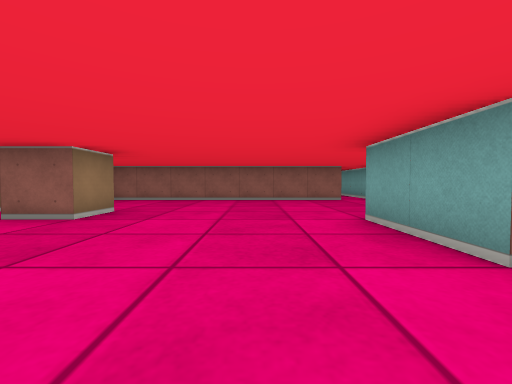
View 1 (above)

12 first-person views from a walk through a cub3D ray-caster map. The camera is about half as high as the walls, tilts 2° down and sees 90° across. The floor is counted in squares. Each view is taken from the middle of a square. On the plan, view 1 faces up. The plan holds only what a view shows up to about 9 squares ahead; the rest is blank.

View 2
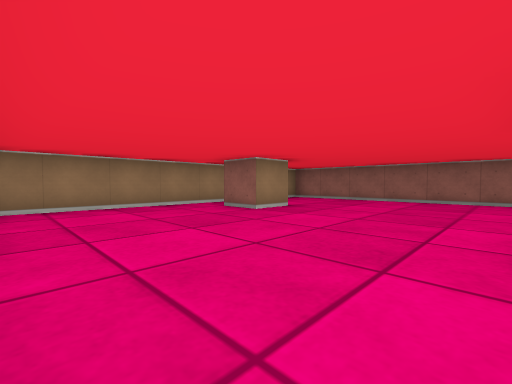

View 3
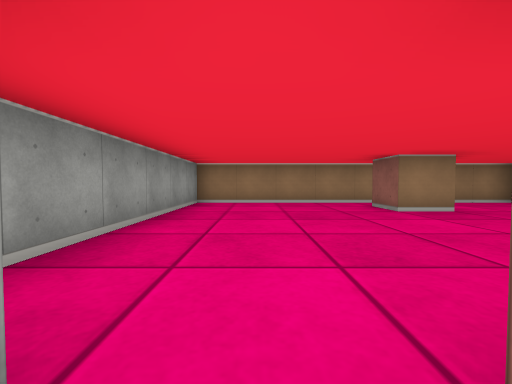

View 4
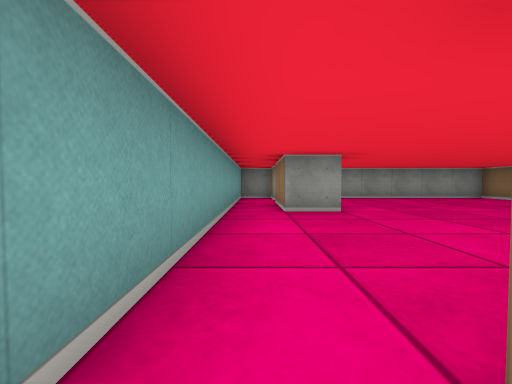

View 5
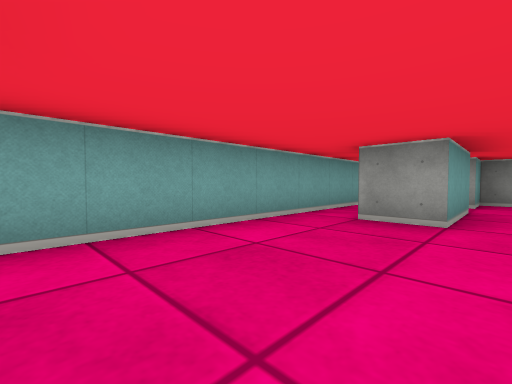

View 6
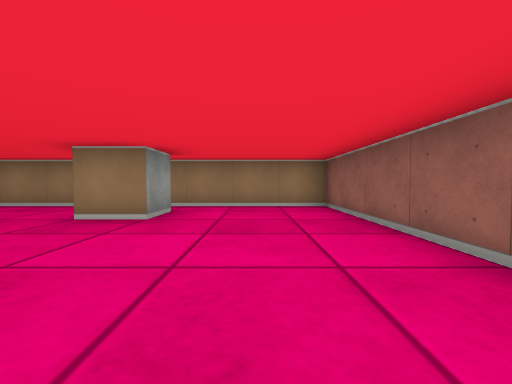

View 7
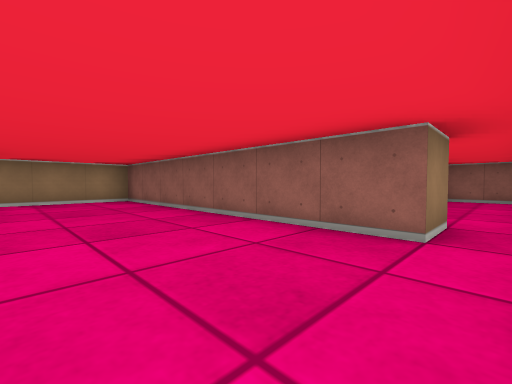

View 8
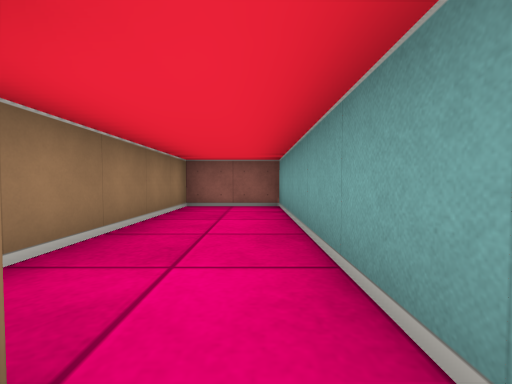

View 9
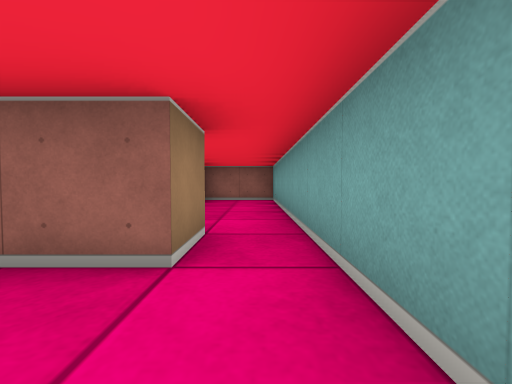

View 10
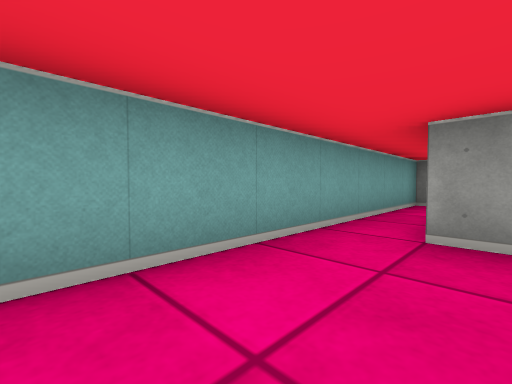

View 11
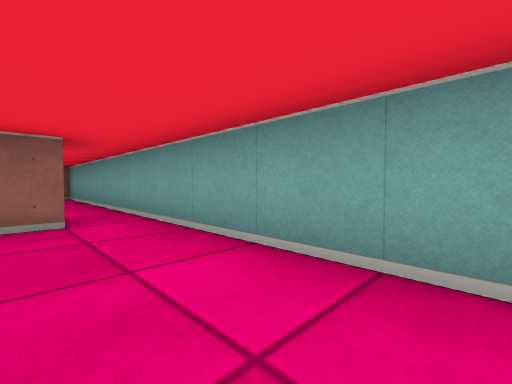

View 12
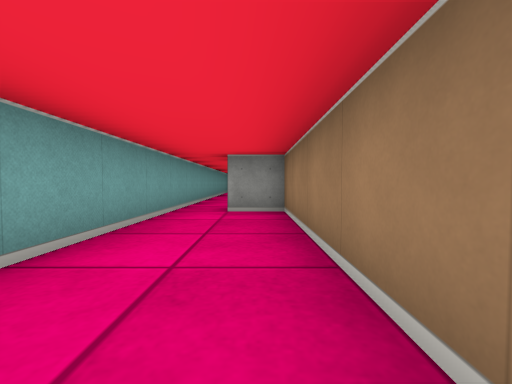

### Floor plan
Points are (right, up) in squares from view 1. A wall is a line through its corners. A room is listed if a view was taken in it or the views show most of it. See-through windows are left out.
Room 1 (views 1, 2, 3, 4, 5, 6, 7, 8, 9, 10, 11)
walls: (-3.5, 4.5) (-2.5, 4.5) (-2.5, 3.5) (-3.5, 3.5); (1.5, 1.5) (1.5, 3.5) (2.5, 3.5) (2.5, 1.6); (3.5, 1.5) (3.5, 8.5); (2.5, 8.5) (2.5, 7.5) (-4.5, 7.5) (-4.5, -0.5) (1.5, -0.5) (1.5, 0.5) (2.5, 0.5)
ways out: opening at (3, 8) to room 2; opening at (2, 1) to room 3; opening at (3, 2.5) to room 3
Room 2 (view 12)
walls: (3.5, 8.5) (3.5, 13.5) (1.5, 13.5) (1.5, 8.5) (2.5, 8.5)
ways out: opening at (3, 8) to room 1
Room 3 (no view inside)
walls: (2.5, -0.5) (3.5, -0.5) (3.5, 1.5)
ways out: opening at (2, 1) to room 1; opening at (3, 2.5) to room 1

Where each view was taken, in squares from view 1:
view 1: 0 up, 0 right, facing up
view 2: 0 up, 1 right, facing up-left
view 3: 1 up, 2 right, facing left
view 4: 8 up, 3 right, facing down
view 5: 7 up, 1 right, facing down-right
view 6: 6 up, 1 right, facing left
view 7: 5 up, 3 right, facing up-left
view 8: 8 up, 3 right, facing up
view 9: 6 up, 3 right, facing up
view 10: 6 up, 2 right, facing down-right
view 11: 4 up, 2 right, facing up-right
view 12: 13 up, 2 right, facing down
